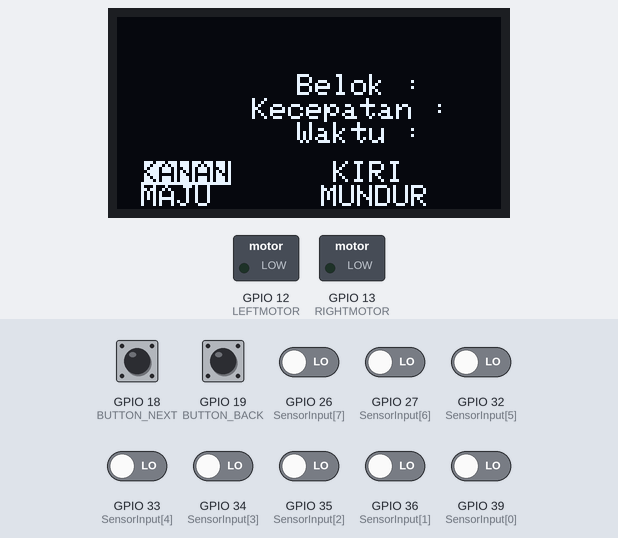
A program run on a simulated ESP32. On the bench: 128×64 one-colour display, switched loads named in the program (green lamp = pin HIGH). The test bench sets the inputs (shaded band); at power-on: GPIO 18 (BUTTON_NEXT), GPIO 19 (BUTTON_BACK) HIGH, GPIO 26 (SensorInput[7]), GPIO 27 (SensorInput[6]), GPIO 32 (SensorInput[5]), GPIO 33 (SensorInput[4]), GPIO 34 (SensorInput[3]), GPIO 35 (SensorInput[2]), GPIO 36 (SensorInput[1]), GPIO 39 (SensorInput[0]) LOW.

Above: at 1.2 s.
1.3 s: GPIO 18 (BUTTON_NEXT) pulled LOW for 1 s
At 3.3 s:
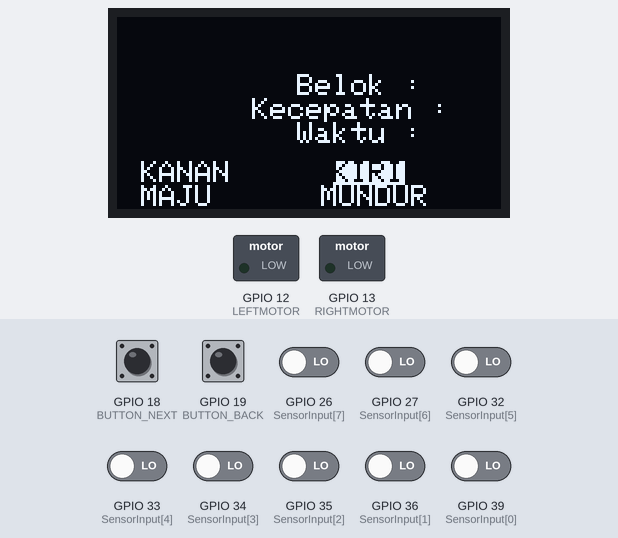
3.8 s: GPIO 26 (SensorInput[7]) driven HIGH
At 4.9 s:
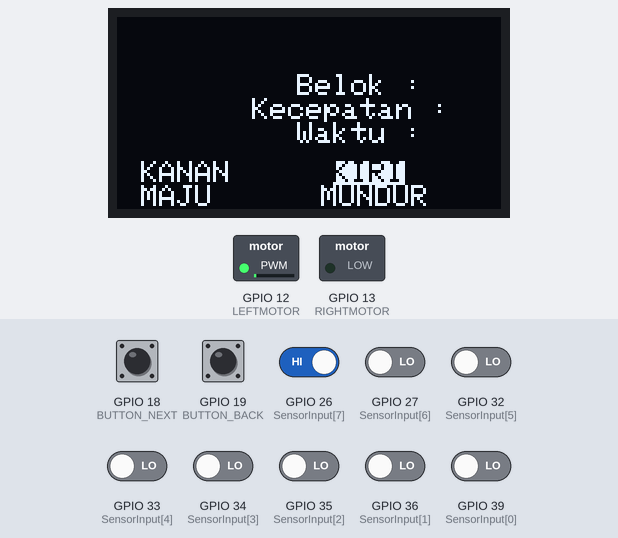
5.3 s: GPIO 19 (BUTTON_BACK) pulled LOW for 0.15 s
At 5.8 s:
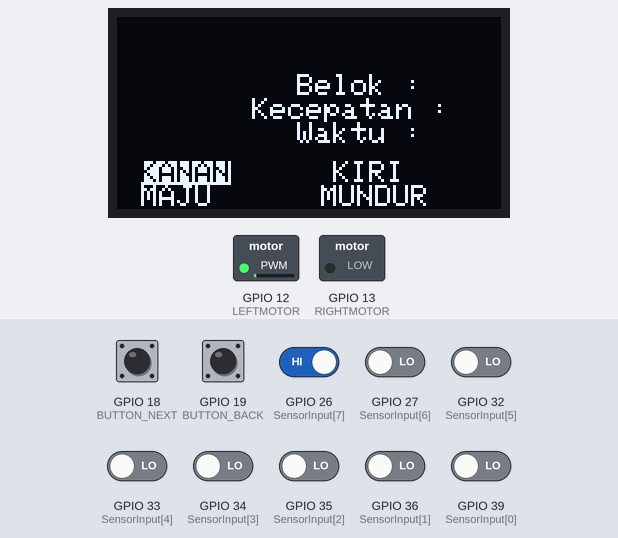
6.9 s: GPIO 19 (BUTTON_BACK) pulled LOW for 1 s
At 8.6 s:
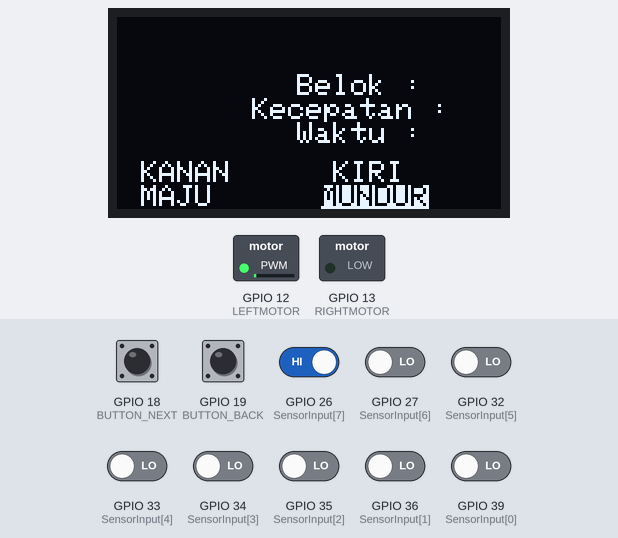
9.4 s: GPIO 32 (SensorInput[5]) driven HIGH
At 10.2 s:
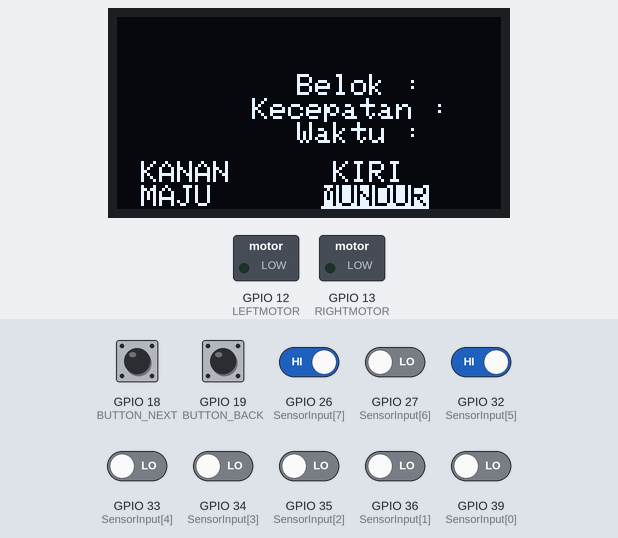
10.9 s: GPIO 32 (SensorInput[5]) driven LOW
At 11.7 s:
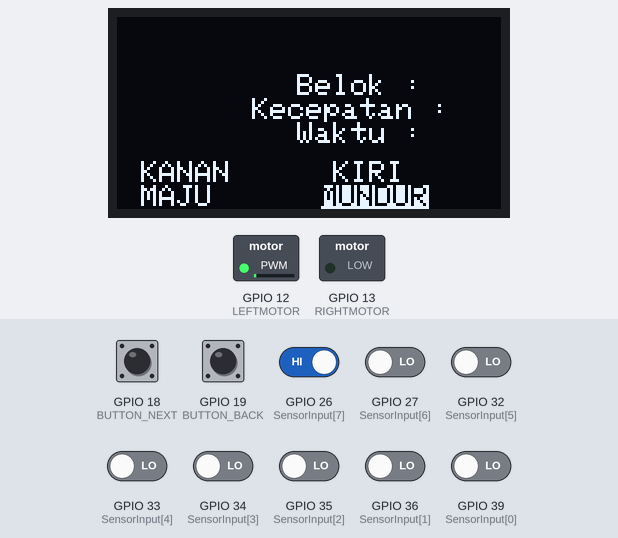
Timing chart, 0 to 13.4 s (numbered marks = the images above; inputs shaded):
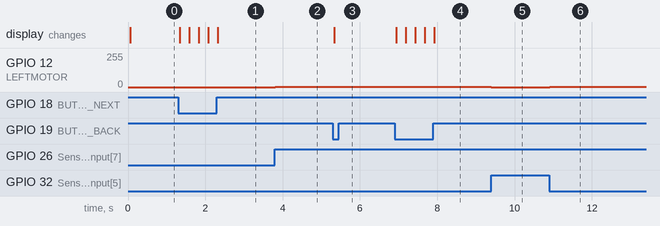

The program:

main.cpp
```cpp
#include "main.h"

Adafruit_SH1106G OLED(SCREEN_WIDTH, SCREEN_HEIGHT, &Wire, OLED_RESET);

TaskHandle_t MotorController = NULL;
TaskHandle_t OLEDandPeripheral = NULL;
SemaphoreHandle_t MutualExclusion;

const uint8_t numberofsensor = 8;

uint8_t SensorInput[numberofsensor] = {39, 36, 35, 34, 33, 32, 27, 26};
uint8_t RightMotorModulation, LeftMotorModulation, MotorBaseModulation, BaseSpeedPercentage;

uint16_t SensorReading[numberofsensor] = {0};
uint16_t MotorLeftSpeed, MotorRightSpeed, MaxModulation;

int8_t MotorBias = 0;

int16_t barheight[numberofsensor] = {0};

int sensorweight[numberofsensor] = {343, 194, 144, 1, 1, -109, -196, -384};

// ======================================================
// BUTTON
// ======================================================


// 0 = KANAN
// 1 = KIRI
// 2 = MAJU
// 3 = MUNDUR
uint8_t selectedOption = 0;

void setup()
{
  OLED.begin(I2C_ADDRESS, OLED_RESET);
  OLED.clearDisplay();
  MaxModulation = 0xFF;

  // Button
  pinMode(BUTTON_NEXT, INPUT_PULLUP);
  pinMode(BUTTON_BACK, INPUT_PULLUP);
  ledcSetup(LEFT_CHANNEL, 1000, 16);
  ledcSetup(RIGHT_CHANNEL, 1000, 16);
  ledcAttachPin(LEFTMOTOR, LEFT_CHANNEL);
  ledcAttachPin(RIGHTMOTOR, RIGHT_CHANNEL);

  xTaskCreatePinnedToCore(
    CoreZero,
    "ProccessingVariable",
    4096,
    NULL,
    0,
    &MotorController,
    0
  );

  xTaskCreatePinnedToCore(
    CoreOne,
    "ProccessingVariable",
    4096,
    NULL,
    0,
    &OLEDandPeripheral,
    1
  );
}

void loop()
{
}

float scanline() {
  int32_t totalsensorvalue = 0;
  int32_t totalweight = 0;

  for(uint8_t point = 0; point < numberofsensor; point++) {
    SensorReading[point] = digitalRead(SensorInput[point]);
    totalsensorvalue += SensorReading[point];
    totalweight += (SensorReading[point] * sensorweight[point]);
  }

  if(totalsensorvalue == 0) {
    return NAN;
  }
  else {
    return (float)totalweight / totalsensorvalue;
  }
}


// ======================================================
// MOTOR TASK - CORE 0
// ======================================================
void CoreZero(void *pvParameters){
  while(1) {
    float weight = scanline();
    uint16_t MotorBaseSpeed = (BaseSpeedPercentage * MOTORMAXSPEED) / 100.0;
    MotorLeftSpeed = MotorBaseSpeed + weight;
    MotorRightSpeed = MotorBaseSpeed - weight;
    LeftMotorModulation = (MotorLeftSpeed / (float)MOTORMAXSPEED) * MaxModulation;
    RightMotorModulation = (MotorRightSpeed / (float)MOTORMAXSPEED) * MaxModulation;
    if(IsRunning) {
      ledcWrite(
        LEFT_CHANNEL,
        LeftMotorModulation
      );
      ledcWrite(
        RIGHT_CHANNEL,
        RightMotorModulation
      );
    }
    else {
      ledcWrite(LEFT_CHANNEL, 0);
      ledcWrite(RIGHT_CHANNEL, 0);
    }

    vTaskDelay(pdMS_TO_TICKS(10));
  }
}


// ======================================================
// OLED DRAW
// ======================================================

void drawOLED() {
  OLED.clearDisplay();

  // --------------------------------------------------
  // BEL0K
  // --------------------------------------------------
  OLED.setTextSize(1);
  OLED.setCursor(60, 19);
  OLED.setTextColor(SH110X_WHITE);
  OLED.print("Belok :");


  // --------------------------------------------------
  // KECEPATAN
  // --------------------------------------------------
  OLED.setCursor(45, 27);
  OLED.setTextColor(SH110X_WHITE);
  OLED.print("Kecepatan :");


  // --------------------------------------------------
  // WAKTU
  // --------------------------------------------------
  OLED.setCursor(60, 35);
  OLED.setTextColor(SH110X_WHITE);
  OLED.print("Waktu :");


  // --------------------------------------------------
  // KANAN
  // --------------------------------------------------
  OLED.setCursor(8, 48);
  if(selectedOption == 0) {
    OLED.setTextColor(
      SH110X_BLACK,
      SH110X_WHITE
    );
  }
  else {
    OLED.setTextColor(SH110X_WHITE);
  }
  OLED.print("KANAN");


  // --------------------------------------------------
  // KIRI
  // --------------------------------------------------
  OLED.setCursor(72, 48);
  if(selectedOption == 1) {
    OLED.setTextColor(
      SH110X_BLACK,
      SH110X_WHITE
    );
  }
  else {
    OLED.setTextColor(SH110X_WHITE);
  }
  OLED.print("KIRI");


  // --------------------------------------------------
  // MAJU
  // --------------------------------------------------
  OLED.setCursor(8, 56);
  if(selectedOption == 2) {
    OLED.setTextColor(
      SH110X_BLACK,
      SH110X_WHITE
    );
  }
  else {
    OLED.setTextColor(SH110X_WHITE);
  }
  OLED.print("MAJU");


  // --------------------------------------------------
  // MUNDUR
  // --------------------------------------------------
  OLED.setCursor(68, 56);
  if(selectedOption == 3) {
    OLED.setTextColor(
      SH110X_BLACK,
      SH110X_WHITE
    );
  }
  else {
    OLED.setTextColor(SH110X_WHITE);
  }
  OLED.print("MUNDUR");


  // --------------------------------------------------
  // DISPLAY
  // --------------------------------------------------
  OLED.display();
}


// ======================================================
// OLED + BUTTON TASK - CORE 1
// ======================================================
void CoreOne(void *pvParameters)
{
  // Tampilkan OLED pertama kali
  drawOLED();

  while(1) {
    // ==================================================
    // BUTTON NEXT
    // ==================================================

    if(digitalRead(BUTTON_NEXT) == LOW) {
      selectedOption++;

      // Kalau melewati MUNDUR,
      // kembali ke KANAN
      if(selectedOption > 3) {
        selectedOption = 0;
      }

      drawOLED();

      // Debounce
      vTaskDelay(pdMS_TO_TICKS(200));
    }

    // ==================================================
    // BUTTON BACK
    // ==================================================
    if(digitalRead(BUTTON_BACK) == LOW) {
      // Kalau sedang di KANAN,
      // BACK akan menuju MUNDUR
      if(selectedOption == 0) {
        selectedOption = 3;
      }
      else {
        selectedOption--;
      }
      drawOLED();

      // Debounce
      vTaskDelay(pdMS_TO_TICKS(200));
    }

    // ==================================================
    // SENSOR BAR
    // ==================================================
    for(uint8_t pointer = 0; pointer < numberofsensor; pointer++) {
      barheight[pointer] = (int16_t)(((float)SensorReading[pointer] / 4096) * 10);
    }
    vTaskDelay(pdMS_TO_TICKS(20));
  }
}
```

Source omitted: main.h (data table, 4711 bytes)

Measured:
- after the input at 1.3 s, the display: changes at once (image 1)
- after the input at 3.8 s, GPIO 12 (LEFTMOTOR): 0/255 → 1/255 at once
- after the input at 5.3 s, the display: changes at once (image 3)
- after the input at 6.9 s, the display: changes at once (image 4)
- after the input at 9.4 s, GPIO 12 (LEFTMOTOR): 1/255 → 0/255 at once
- after the input at 10.9 s, GPIO 12 (LEFTMOTOR): 0/255 → 1/255 at once
